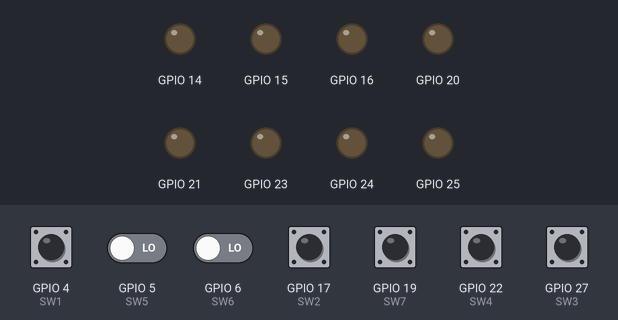
This program was run on a simulated Raspberry Pi (BCM pin numbers). Shown: output pins drawn as LEDs (lit = HIGH). The test bench sets the inputs (shaded band); at power-on: GPIO 4 (SW1), GPIO 5 (SW5), GPIO 6 (SW6), GPIO 17 (SW2), GPIO 19 (SW7), GPIO 22 (SW4), GPIO 27 (SW3) LOW.

Above: at 1.2 s.
1.3 s: GPIO 4 (SW1) pulled HIGH for 0.15 s
At 1.7 s:
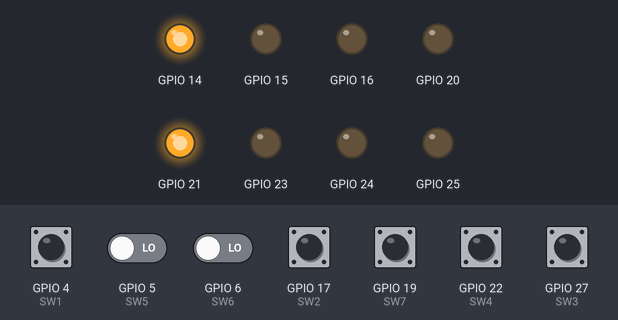
2.9 s: GPIO 5 (SW5) driven HIGH and GPIO 6 (SW6) driven HIGH
5.9 s: GPIO 5 (SW5) driven LOW
At 6.8 s:
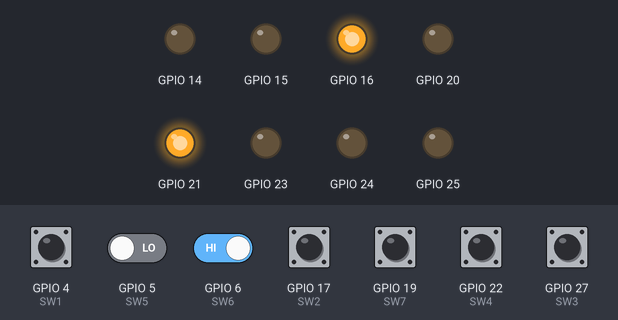
8.0 s: GPIO 5 (SW5) driven HIGH
11.0 s: GPIO 17 (SW2) pulled HIGH for 1 s
At 13.0 s:
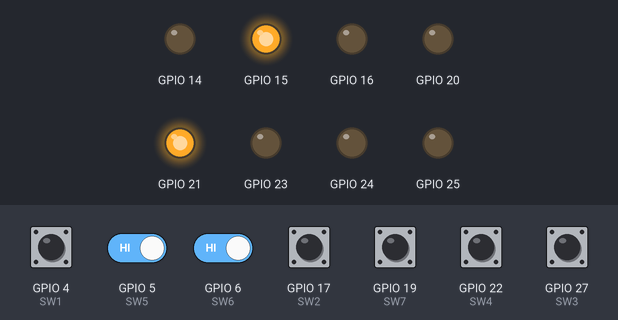
Timing chart, 0 to 18.1 s (numbered marks = the images above; inputs shaded):
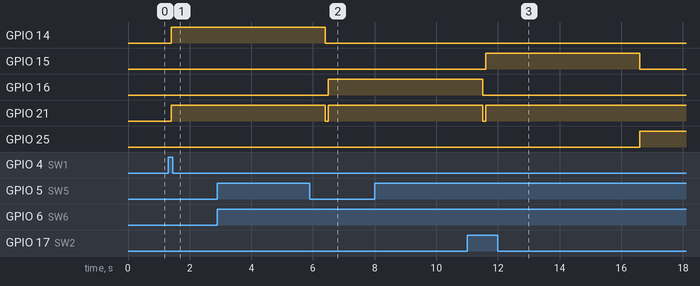

The program:

GPIO_with_Arduino2.py
```python
import time
import RPi.GPIO as GPIO

GPIO.setmode(GPIO.BCM)
GPIO.setwarnings(False)

#==================================================================

GPIO.setup(4, GPIO.IN, pull_up_down=GPIO.PUD_DOWN) #switch1
GPIO.setup(17, GPIO.IN, pull_up_down=GPIO.PUD_DOWN) #switch2
GPIO.setup(27, GPIO.IN, pull_up_down=GPIO.PUD_DOWN) #switch3
GPIO.setup(22, GPIO.IN, pull_up_down=GPIO.PUD_DOWN) #switch4
GPIO.setup(5, GPIO.IN, pull_up_down=GPIO.PUD_DOWN) #switch5
GPIO.setup(6, GPIO.IN, pull_up_down=GPIO.PUD_DOWN) #switch6
GPIO.setup(19, GPIO.IN, pull_up_down=GPIO.PUD_DOWN) #switch7

GPIO.setup(14, GPIO.OUT) #Unit1
GPIO.setup(15, GPIO.OUT) #Unit2
GPIO.setup(23, GPIO.OUT) #Unit3
GPIO.setup(24, GPIO.OUT) #Unit4
GPIO.setup(25, GPIO.OUT) #Unit5
GPIO.setup(16, GPIO.OUT) #Unit6
GPIO.setup(20, GPIO.OUT) #Unit7

GPIO.setup(21, GPIO.OUT) #상태 정의

SEC=5

SELECT="wave" #초기 상태 선언

try:
    while(True):
        if SELECT=="wave":
            SW1=GPIO.input(4)
            SW2=GPIO.input(17)
            SW3=GPIO.input(27)
            SW4=GPIO.input(22)
            SW5=GPIO.input(5)
            SW6=GPIO.input(6)
            SW7=GPIO.input(19)
            #print(SW1, SW2, SW3, SW4, SW5, SW6, SW7)
            GPIO.output(21, False)

            if SW1==1 or SW2==1 or SW3==1 or SW4==1 or SW5==1 or SW6==1 or SW7==1:
                SELECT="unit"
                time.sleep(0.1)

        if SELECT=="unit":
            #print("PWM 명령 중지!\n")
            GPIO.output(21, True)
            if SW1==1:
                GPIO.output(14, True)
                time.sleep(SEC)
                GPIO.output(14, False)
            if SW2==1:
                GPIO.output(15, True)
                time.sleep(SEC)
                GPIO.output(15, False)
            if SW3==1:
                GPIO.output(23, True)
                time.sleep(SEC)
                GPIO.output(23, False)
            if SW4==1:
                GPIO.output(24, True)
                time.sleep(SEC)
                GPIO.output(24, False)
            if SW5==1:
                GPIO.output(25, True)
                time.sleep(SEC)
                GPIO.output(25, False)
            if SW6==1:
                GPIO.output(16, True)
                time.sleep(SEC)
                GPIO.output(16, False)
            if SW7==1:
                GPIO.output(20, True)
                time.sleep(SEC)
                GPIO.output(20, False)

            else:
                pass
            SELECT="wave"

except KeyboardInterrupt:
    GPIO.cleanup()
    print()
    print("Interruptedd! Exit!")
```

Measured:
- after the input at 1.3 s, GPIO 14, GPIO 21: LOW → HIGH after 0.10 s
- after the input at 2.9 s, every drawn part: stays the same
- after the input at 5.9 s, GPIO 16: LOW → HIGH after 0.60 s; GPIO 25: stays LOW (without the input it goes to HIGH after 0.60 s)
- after the input at 8.0 s, every drawn part: stays the same
- after the input at 11.0 s, GPIO 15: LOW → HIGH after 0.60 s, → LOW 5.0 s later; GPIO 16: goes on until 11.5 s, then stays LOW
